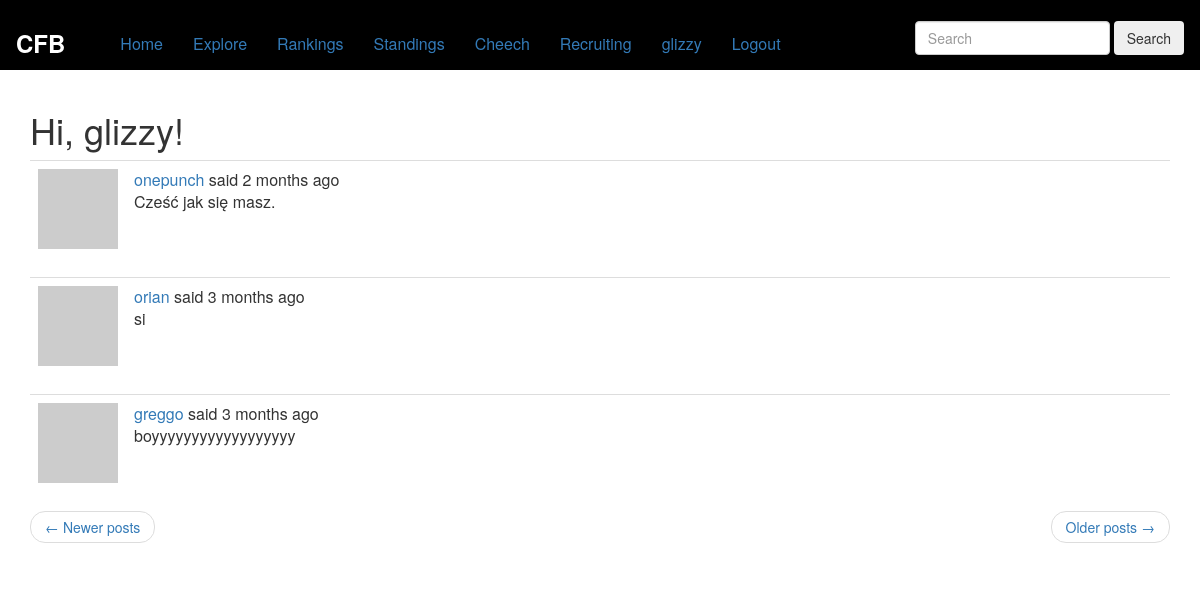
The page /explore?page=2 (signed in) on the database its author committed.
### app/models.py (models this page shows, shortened)
class User(UserMixin, db.Model):
    id = db.Column(db.Integer, primary_key=True)
    username = db.Column(db.String(64), index=True, unique=True)
    email = db.Column(db.String(120), index=True, unique=True)
    password_hash = db.Column(db.String(128))
    posts = db.relationship('Post', backref='author',lazy='dynamic')
    about_me = db.Column(db.String(140))
    last_seen = db.Column(db.DateTime, default=datetime.utcnow)
    followed = db.relationship(
        'User', secondary=followers,
        primaryjoin=(followers.c.follower_id == id),
        secondaryjoin=(followers.c.followed_id == id),
        backref=db.backref('followers',lazy='dynamic'), lazy='dynamic')
    def avatar(self, size):
        digest = md5(self.email.lower().encode('utf-8')).hexdigest()
        return 'https://www.gravatar.com/avatar/{}?d=identicon&s={}'.format(digest, size)

class Post(db.Model):
    id = db.Column(db.Integer, primary_key=True)
    body = db.Column(db.String(140))
    timestamp = db.Column(db.DateTime, index=True, default=datetime.utcnow)
    user_id = db.Column(db.Integer, db.ForeignKey('user.id'))
    language = db.Column(db.String(5))

### app/main/routes.py (the view)
@bp.route('/explore')
@login_required
def explore():
    page = request.args.get('page', 1, type=int)
    posts = Post.query.order_by(Post.timestamp.desc()).paginate(
        page, current_app.config['POSTS_PER_PAGE'], False)
    next_url = url_for('main.explore', page=posts.next_num) \
        if posts.has_next else None
    prev_url = url_for('main.explore', page=posts.prev_num) \
        if posts.has_prev else None
    return render_template('index.html', title=_('Explore'),
                           posts=posts.items, next_url=next_url,
                           prev_url=prev_url)

### app/main/routes.py (called while the page is built)
@bp.before_app_request
def before_request():
    if current_user.is_authenticated:
        current_user.last_seen = datetime.utcnow()
        db.session.commit()
    g.locale = str(get_locale())

### app/models.py (called while the page is built)
@login.user_loader
def load_user(id):
    return User.query.get(int(id))

### app/templates/index.html (shortened to what this page needs)
{% extends "base.html" %}
{% import 'bootstrap/wtf.html' as wtf %}
{% block app_content %}
    <h1>{{ _('Hi, %(username)s!', username=current_user.username) }}</h1>
    {% for post in posts %}
    	{% include '_post.html' %}
    {% endfor %}
    <nav aria-label="...">
        <ul class="pager">
            <li class="previous{% if not prev_url %} disabled{% endif %}">
                <a href="{{ prev_url or '#' }}">
                    <span aria-hidden="true">&larr;</span> {{ _('Newer posts') }}
                </a>
            </li>
            <li class="next{% if not next_url %} disabled{% endif %}">
                <a href="{{ next_url or '#' }}">
                    {{ _('Older posts') }} <span aria-hidden="true">&rarr;</span>
                </a>
            </li>
        </ul>
    </nav>
{% endblock %}

### app/templates/base.html (shortened to what this page needs)
<head>
      <link href="{{ url_for('static', filename='css/style.css') }}" rel="stylesheet">
</head>
{% extends 'bootstrap/base.html' %}
{% block navbar %}
    <nav style="background-color:#000;" class="navbar">
  <a class="navbar-brand" href="/">
    CFB</a>
  <div class="collapse navbar-collapse" id="navbarSupportedContent" style="margin:10px 0 0 0;">
    <ul class="nav navbar-nav mr-auto">
      <li class="nav-item active">
        <a class="nav-link" href="{{ url_for('main.index') }}">{{ _('Home') }} </a>
      </li>
      <li class="nav-item">
	    <a class="nav-link" href="{{ url_for('main.explore') }}">{{ _('Explore') }}</a>
	  </li>
	  <li class="nav-item">
	    <a class="nav-link" href="/rankings/">{{ _('Rankings') }}</a>
	  </li>
	  <li class="nav-item">
	    <a class="nav-link" href="/standings/">{{ _('Standings') }}</a>
	  </li>
	  <li class="nav-item">
	    <a class="nav-link" href="/schedule/">{{ _('Cheech') }}</a>
	  </li>
	  <li class="nav-item">
	    <a class="nav-link" href="/recruiting/">{{ _('Recruiting') }}</a>
	  </li>
	  {% if current_user.is_anonymous %}
	  <li class="nav-item">
	    <a class="nav-link" href="{{ url_for('auth.login') }}">{{ _('Login') }}</a>
	  </li>
	  <li class="nav-item">
	  <a class="nav-link" href="{{ url_for('auth.register') }}">{{ _('Sign up') }}</a>
	  </li>
	  {% else %}
	  <li class="nav-item">
		<a class="nav-link" href="{{ url_for('main.user', username=current_user.username) }}">{{ _('%(username)s', username=current_user.username) }}</a>
	  </li>
	  <li class="nav-item">
	    <a class="nav-link" href="{{ url_for('auth.logout') }}">{{ _('Logout') }}</a>
	  </li>
	  {% endif %}
    </ul>
    <form class="form-inline" style="padding-top:10px; float: right;">
     <input class="form-control mr-sm-2 mobile-search" type="search" placeholder="Search" aria-label="Search">
     <button class="btn btn-outline-success my-2 my-sm-0" type="submit">Search</button>
    </form>
</div>
</nav>
{% endblock %}
{% block content %}
    <div class="container">
        {% block app_content %}{% endblock %}
    </div>
{% endblock %}

### app/templates/_post.html (shortened to what this page needs)
<table class="table table-hover">
	<tr>
		<td width="70px">
			<a href="{{ url_for('main.user', username=post.author.username) }}">
				<img src="{{ post.author.avatar(36) }}">
			</a>
		</td>
		<td>
			{{ _('%(username)s said %(when)s', username=user_link, when=moment(post.timestamp).fromNow())}}
			<br>
			<span id="post{{ post.id }}">{{ post.body }}</span>
		</td>
	</tr>
</table>

### app/static/css/style.css (style rules this page uses)
@media (min-width: 768px) { .navbar { border-radius: 0px !important; } }
@media (min-width: 768px) { .navbar-brand { padding: 30px 15px !important; } }
@media (min-width: 768px) { .nav { padding: 0px 40px !important; font-size: 16px; margin: 7.5px -15px 0px -15px !important; } }
.navbar-brand { font-size: 24px !important; line-height: 24px !important; font-weight: 700; color: white; }

### rows shown on the page
Post: body "Cześć jak się masz."
Post: body "si"
Post: body "boyyyyyyyyyyyyyyyyyy"
